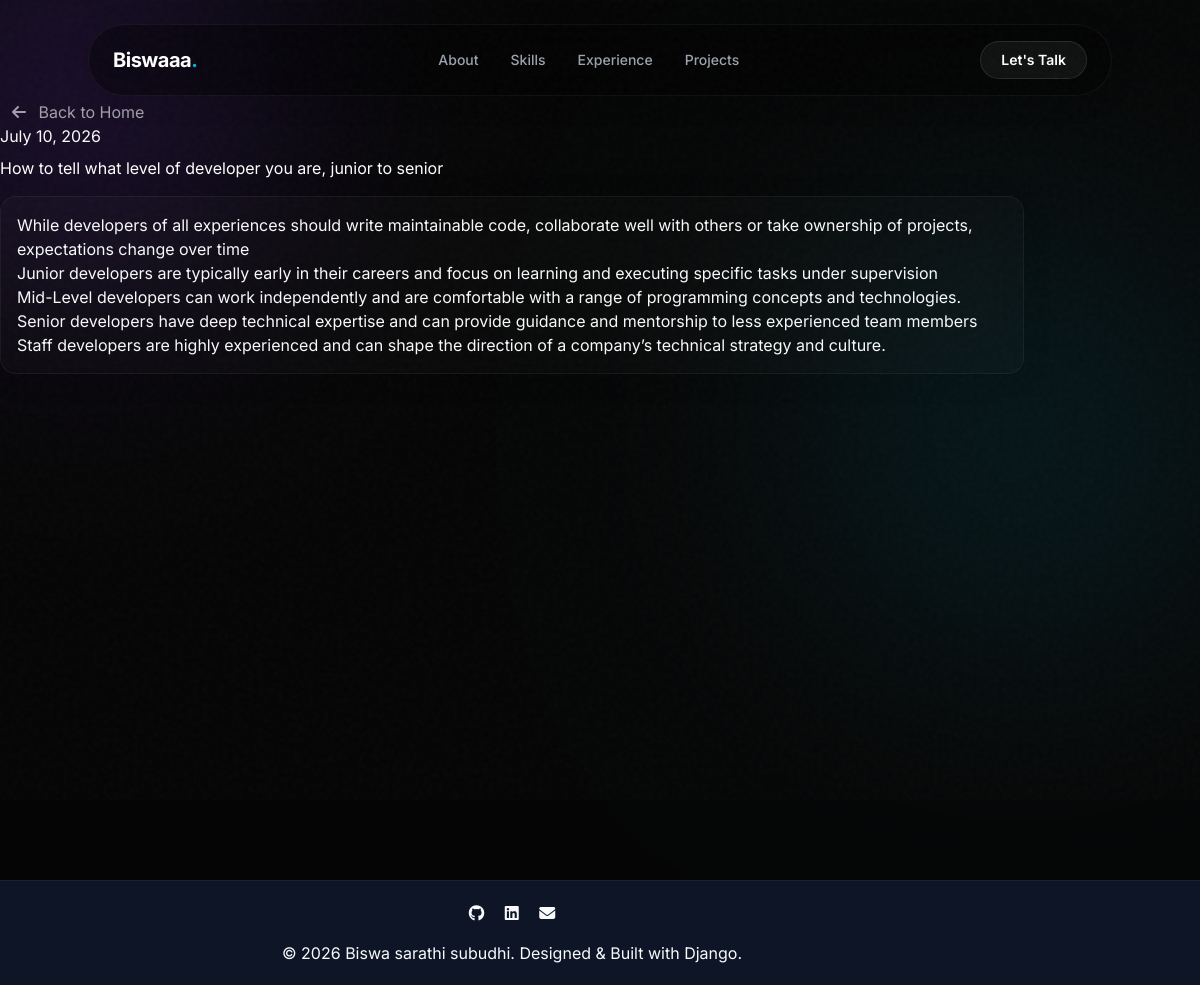
Screenshot of /blog/how-to-tell-what-level-of-developer-you-are-junior-to-senior/ with the database file from the repository.
### blog/models.py (models this page shows, shortened)
class BlogPost(models.Model):
    title = models.CharField(max_length=200)
    slug = models.SlugField(max_length=200, unique=True, blank=True)
    content = models.TextField(help_text="Write your article here.")
    thumbnail = models.ImageField(upload_to='blog/thumbnails/', blank=True, null=True)
    created_at = models.DateTimeField(auto_now_add=True)
    class Meta:
        ordering = ['-created_at'] # Shows newest posts first

### blog/views.py (the view)
# urls.py: path('<slug:slug>/', PostDetailView.as_view(), name='post_detail'),
class PostDetailView(DetailView):
    model = BlogPost
    template_name = 'blog/post_detail.html'
    context_object_name = 'post' # This allows us to use {{ post.title }} in the HTML

### templates/blog/post_detail.html (shortened to what this page needs)
{% extends 'base.html' %}
{% block content %}
<section class="py-5" style="margin-top: 80px; min-height: 100vh;">
    <div class="container" data-aos="fade-up">
        <a href="/" class="btn btn-outline-secondary btn-sm rounded-pill mb-4 px-3" style="border-color: rgba(255,255,255,0.1); color: #a1a1aa;">
            <i class="fas fa-arrow-left me-2"></i> Back to Home
        </a>
        <div class="row justify-content-center">
            <div class="col-lg-8">
                <p class="text-primary fw-semibold mb-2">{{ post.created_at|date:"F d, Y" }}</p>
                <h1 class="display-4 fw-bold text-white mb-4">{{ post.title }}</h1>
                <div class="glass-panel p-4 p-md-5 text-white-50 fs-5 lh-lg" style="border-radius: 16px;">
                    {{ post.content|linebreaks }}
                </div>
            </div>
        </div>
    </div>
</section>
{% endblock %}

### templates/base.html (shortened to what this page needs)
{% load static %}
<!DOCTYPE html>
<html lang="en" class="scroll-smooth">
<head>
    <link rel="stylesheet" href="https://cdnjs.cloudflare.com/ajax/libs/font-awesome/6.4.2/css/all.min.css">
    <script src="https://cdn.tailwindcss.com"></script>
</head>
<body class="relative min-h-screen bg-background selection:bg-neonViolet selection:text-white">
    <div class="fixed top-[-10%] left-[-10%] w-96 h-96 bg-neonViolet rounded-full mix-blend-screen filter blur-[128px] opacity-20 animate-float-slow pointer-events-none z-0"></div>
    <div class="fixed top-[20%] right-[-5%] w-[30rem] h-[30rem] bg-cyanGlow rounded-full mix-blend-screen filter blur-[128px] opacity-10 animate-float-fast pointer-events-none z-0" style="animation-delay: 2s;"></div>
    <div class="bg-noise"></div>
    <div class="relative z-10 flex flex-col min-h-screen">
        {% include 'includes/navbar.html' %}
        <main class="flex-grow">
            {% block content %}{% endblock content %}
        </main>
        {% include 'includes/footer.html' %}
    </div>
</body>
</html>

### templates/includes/navbar.html (shortened to what this page needs)
<nav class="fixed w-full top-0 z-50 transition-all duration-300 pt-6 px-6" id="premium-nav">
    <div class="max-w-5xl mx-auto glass-panel rounded-full px-6 py-4 flex justify-between items-center bg-black/40">
        <a href="/" class="text-xl font-bold tracking-tight text-white hover:opacity-80 transition-opacity">
            Biswaaa<span class="text-cyanGlow">.</span>
        </a>
        <div class="hidden md:flex items-center space-x-8">
            <a href="#about" class="text-sm font-medium text-gray-400 hover:text-white transition-colors relative group">
                About
            </a>
            <a href="#skills" class="text-sm font-medium text-gray-400 hover:text-white transition-colors relative group">
                Skills
            </a><a href="#experience" class="text-sm font-medium text-gray-400 hover:text-white transition-colors relative group">
                Experience
            </a>
            <a href="#projects" class="text-sm font-medium text-gray-400 hover:text-white transition-colors relative group">
                Projects
            </a>
        </div>
        <a href="#contact" class="hidden md:inline-flex items-center justify-center px-5 py-2 text-sm font-semibold text-white transition-all duration-200 bg-white/5 border border-white/10 rounded-full hover:bg-white/10 hover:scale-105 hover:shadow-[0_0_20px_rgba(6,182,212,0.3)]">
            Let's Talk
        </a>
    </div>
</nav>

### templates/includes/footer.html (shortened to what this page needs)
<footer class="py-5 mt-auto" style="border-top: 1px solid rgba(255, 255, 255, 0.05); background-color: rgba(15, 23, 42, 0.95);">
    <div class="container text-center">
        <div class="mb-4">
            <a href="https://github.com/repos" target="_blank" rel="noopener noreferrer" class="text-white-50 me-4 text-decoration-none fs-4 hover-white transition-all">
                <i class="fab fa-github"></i>
            </a>
            <a href="https://www.linkedin.com/feed/" target="_blank" rel="noopener noreferrer" class="text-white-50 me-4 text-decoration-none fs-4 hover-white transition-all">
                <i class="fab fa-linkedin"></i>
            </a>
            <a href="mailto:biswa.iter2024@gmail.com" class="text-white-50 text-decoration-none fs-4 hover-white transition-all">
                <i class="fas fa-envelope"></i>
            </a>
        </div>
        <p class="text-white-50 mb-0 small fw-medium">
            &copy; {% now "Y" %} Biswa sarathi subudhi. Designed & Built with Django.
        </p>
    </div>
</footer>

### templates/base.html (style rules this page uses)
body { background-color: #050505; color: #f8fafc; font-family: 'Inter', sans-serif; overflow-x: hidden; }
.bg-noise { position: fixed; top: 0; left: 0; width: 100vw; height: 100vh; pointer-events: none; z-index: 50; opacity: 0.03; }
.glass-panel { background: rgba(255, 255, 255, 0.02); backdrop-filter: blur(16px); -webkit-backdrop-filter: blur(16px); border: 1px solid rgba(255, 255, 255, 0.05); box-shadow: 0 4px 30px rgba(0, 0, 0, 0.1); }

### templates/includes/footer.html (style rules this page uses)
.transition-all { transition: all 0.3s ease; }

### rows the page displays
BlogPost: created_at "July 10, 2026", title "How to tell what level of developer you are, junior to senior", content "While developers of all experiences should write maintainable code, collaborate well with others or take ownership of projects, expectations change over time Junior developers are typically early in their careers and focus on learning and executing specific tasks under supervision Mid-Level developers can work independently and are comfortable with a range of programming concepts and technologies. Senior developers have deep technical expertise and can provide guidance and mentorship to less experienced team members Staff developers are highly experienced and can shape the direction of a company’s technical strategy and culture."
